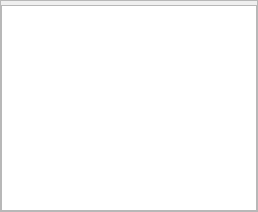
<?xml version="1.0" encoding="UTF-8"?>
<ui version="4.0">
 <class>CDbModelComponent</class>
 <widget class="QFrame" name="CDbModelComponent">
  <property name="geometry">
   <rect>
    <x>0</x>
    <y>0</y>
    <width>258</width>
    <height>212</height>
   </rect>
  </property>
  <property name="windowTitle">
   <string>Database aircraft models</string>
  </property>
  <property name="frameShape">
   <enum>QFrame::StyledPanel</enum>
  </property>
  <property name="frameShadow">
   <enum>QFrame::Plain</enum>
  </property>
  <property name="lineWidth">
   <number>0</number>
  </property>
  <layout class="QVBoxLayout" name="vl_DbModelComponent">
   <property name="spacing">
    <number>4</number>
   </property>
   <property name="leftMargin">
    <number>0</number>
   </property>
   <property name="topMargin">
    <number>0</number>
   </property>
   <property name="rightMargin">
    <number>0</number>
   </property>
   <property name="bottomMargin">
    <number>0</number>
   </property>
   <item>
    <widget class="swift::gui::filters::CAircraftModelFilterBar" name="filter_AircraftModelFilter">
     <property name="frameShape">
      <enum>QFrame::StyledPanel</enum>
     </property>
     <property name="frameShadow">
      <enum>QFrame::Raised</enum>
     </property>
    </widget>
   </item>
   <item>
    <widget class="swift::gui::views::CAircraftModelView" name="tvp_AircraftModel">
     <property name="selectionMode">
      <enum>QAbstractItemView::SingleSelection</enum>
     </property>
     <property name="selectionBehavior">
      <enum>QAbstractItemView::SelectRows</enum>
     </property>
     <property name="showGrid">
      <bool>false</bool>
     </property>
     <attribute name="verticalHeaderVisible">
      <bool>false</bool>
     </attribute>
    </widget>
   </item>
  </layout>
 </widget>
 <customwidgets>
  <customwidget>
   <class>swift::gui::views::CAircraftModelView</class>
   <extends>QTableView</extends>
   <header>gui/views/aircraftmodelview.h</header>
  </customwidget>
  <customwidget>
   <class>swift::gui::filters::CAircraftModelFilterBar</class>
   <extends>QFrame</extends>
   <header>gui/filters/aircraftmodelfilterbar.h</header>
   <container>1</container>
  </customwidget>
 </customwidgets>
 <resources/>
 <connections/>
</ui>
